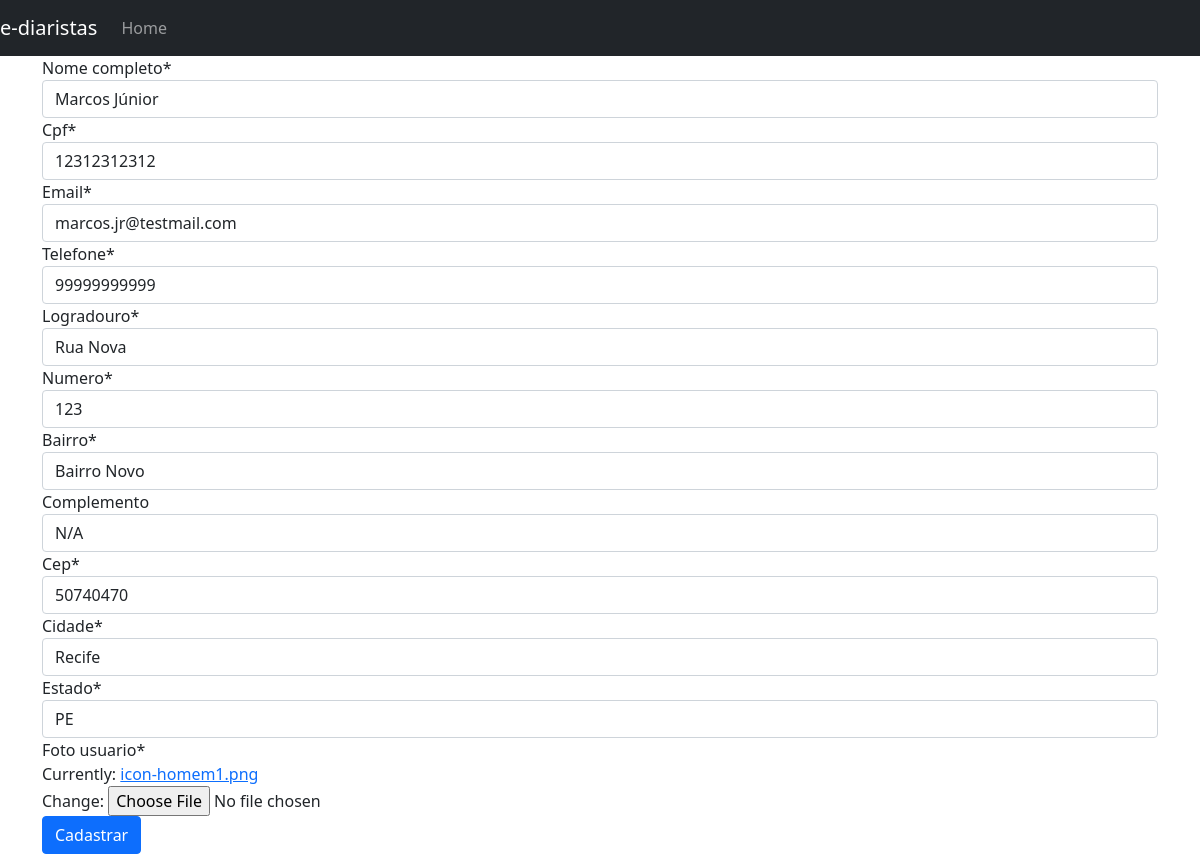
The app's page /web/editar_diarista/9 with its own data.
### web/models.py (models this page shows)
class Diarista(models.Model):
    nome_completo = models.CharField(max_length=100, null=False, blank=False)
    cpf = models.CharField(max_length=11, null=False, blank=False, unique=True)
    email = models.EmailField(null=False, blank=False, unique=True)
    telefone = models.CharField(max_length=11, null=False, blank=False)
    logradouro = models.CharField(max_length=60, null=False, blank=False)
    numero = models.IntegerField(null=False, blank=False)
    bairro = models.CharField(max_length=30, null=False, blank=False)
    complemento = models.CharField(max_length=100, null=False, blank=True)
    cep = models.CharField(max_length=8, null=False, blank=False)
    cidade = models.CharField(max_length=30, null=False, blank=False)
    estado = models.CharField(max_length=2, null=False, blank=False)
    codigo_ibge = models.IntegerField(null=False, blank=False)
    foto_usuario = models.ImageField(null=False)

### web/views.py (the view)
# urls.py: path('editar_diarista/<int:diarista_id>',editar_diarista,name='editar_diarista'),
def editar_diarista(request, diarista_id):
    diarista = Diarista.objects.get(id=diarista_id)
    if request.method == "POST":
        form_diarista = diarista_form.DiaristaForm(
            request.POST or None, request.FILES, instance=diarista
        )
        if form_diarista.is_valid():
            form_diarista.save()
        return redirect("listar_diaristas")
    else:
        form_diarista = diarista_form.DiaristaForm(instance=diarista)
    return render(request, "form_diarista.html", {"form_diarista": form_diarista})

### web/forms/diarista_form.py (shortened to what this page needs)
class DiaristaForm(forms.ModelForm):
    cpf = forms.CharField(widget=forms.TextInput(attrs={"data-mask": "000.000.000-00"}))
    cep = forms.CharField(widget=forms.TextInput(attrs={"data-mask": "00000-000"}))
    telefone = forms.CharField(
        widget=forms.TextInput(attrs={"data-mask": "(00)0 0000-0000"})
    )
    class Meta:
        model = Diarista
        exclude = ("codigo_ibge",)

### web/templates/form_diarista.html
{% extends 'base.html' %} {% load crispy_forms_tags %} {% block content %}
<form method="post" enctype="multipart/form-data">
	{% csrf_token %} {{form_diarista|crispy}}
	<button type="submit" class="btn btn-primary">Cadastrar</button>
</form>
{% endblock content%}

### records on screen
Diarista: nome_completo "Marcos Júnior", cpf "12312312312", email "marcos.jr@testmail.com", telefone "99999999999", logradouro "Rua Nova", numero "123", bairro "Bairro Novo", complemento "N/A", cep "50740470", cidade "Recife", estado "PE"
